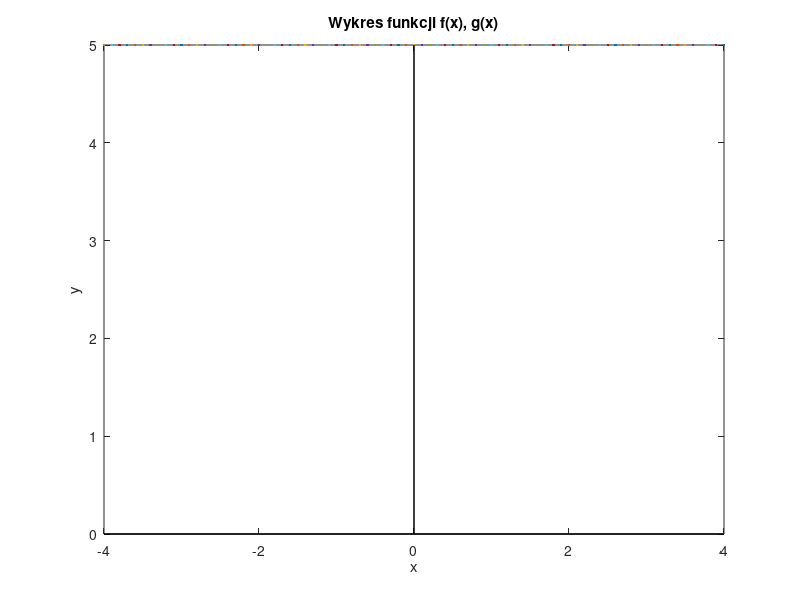

MATLAB code to generate this figure:
%skrypt rysuje wykres wybranej funkcji na przedziale[-4,4]
clear
wzor1 = input("podaj wzór funkcji f_1 zmiennej x: ","s")
wzor1 = strrep(wzor1, ".^", "^");
wzor1_str = wzor1;
wzor1_str = strrep(wzor1, "*", "·");
wzor1 = strrep(wzor1, "^", ".^");

wzor2 = input("podaj wzór funkcji f_1 zmiennej x: ","s")
wzor2 = strrep(wzor2, ".^", "^");
wzor2_str = wzor2;
wzor2_str = strrep(wzor2, "*", "·");
wzor2 = strrep(wzor2, "^", ".^");

x = [-4:0.1:4];
y1 = eval(wzor1);
y2 = eval(wzor2);

h=figure;
set(h,'visible','off');
#plot(x,y1); %kreslenie wykresu y=f(x)
%subplot (2, 1, 1)
plot (x, y1);
hold on 
%subplot (2, 1, 2)
plot(x, y2);
hold off 
title("Wykres funkcji f(x), g(x)");
line(xlim, zeros(2), "linestyle", "-", "color", "black");
line(zeros(2), ylim, "linestyle", "-", "color", "black");
xlabel("x");
ylabel("y");
print(h, "-dpng", "output.png")
%pause()